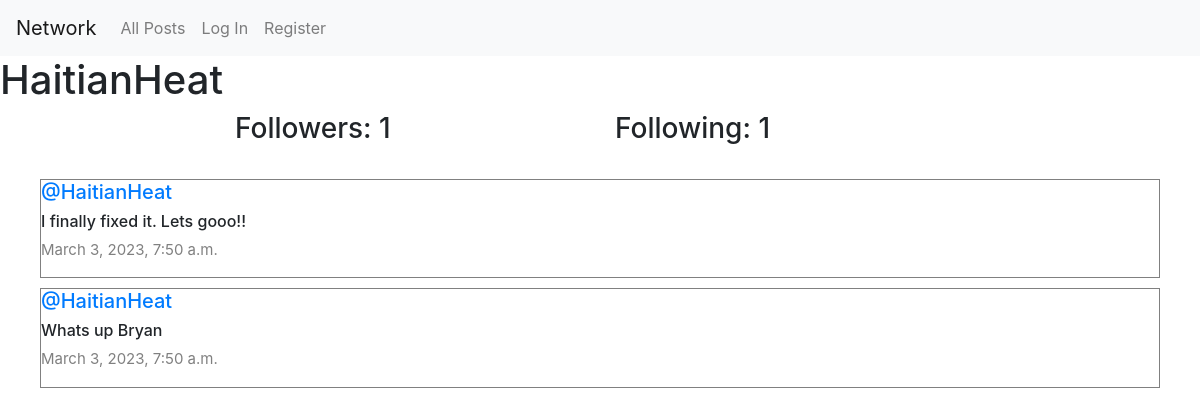
The page /profile/2 on the database its author committed.
### network/models.py (models this page shows, shortened)
class User(AbstractUser):
    pass

class Post(models.Model):
    content = models.CharField(max_length=140)
    user = models.ForeignKey(User, on_delete=models.CASCADE, related_name="author")
    date = models.DateTimeField(auto_now_add=True)

### network/views.py (the view)
# urls.py: path("profile/<int:user_id>", views.profile, name="profile"),
def profile(request, user_id):
    user = User.objects.get(pk=user_id)
    allPosts = Post.objects.filter(user=user).order_by("id").reverse()
    following = Follow.objects.filter(user=user)
    followers = Follow.objects.filter(user_follower=user)
    try:
        checkFollow = followers.filter(user=User.objects.get(pk=request.user.id))
        if len(checkFollow) != 0:
            isFollowing = True
        else:
            isFollowing = False
    except:
        isFollowing = False
    paginator = Paginator(allPosts, 10)
    page_number = request.GET.get('page')
    posts_of_the_page = paginator.get_page(page_number)
    return render(request, "network/profile.html", {
        "allPosts": allPosts,
        "posts_of_the_page": posts_of_the_page,
        "username": user.username,
        "following": following,
        "followers": followers,
        "isFollowing":isFollowing,
        "user_profile": user
    })

### network/templates/network/profile.html (shortened to what this page needs)
{% extends "network/layout.html" %}
{% block body %}
    <h1>{{ username }}</h1>
    <div class="container">
        <div class="row d-flex justify-content-center">
            <h3 class="col-4">Followers: {{ followers.count }}</h3>
            <h3 class="col-4">Following: {{ following.count }}</h3>
        </div>
    </div>
    <div class="all-posts">
        {% for post in posts_of_the_page %}
            <div class="row post" >
                <h5 class="username"><a href="{% url 'profile' user_id=post.user.id %}">@{{ post.user }}</a></h5>
                <h6>{{ post.content }}</h6>
                <p class="date">{{ post.date }}</p>
            </div>
            {% endfor %}
    </div>
{% endblock %}

### network/static/network/styles.css (style rules this page uses)
.all-posts { display: flex; justify-content: flex-start; flex-direction: column; margin: 20px; }
.post { border: 0.1px solid gray; display: flex; justify-content: center; flex-direction: column; box-sizing: border-box; margin: 5px 20px; }
.username { font-size: 20px; }
.date { color: gray; font-size: 15px; }

### rows shown on the page
User: username "HaitianHeat"
Post: user "HaitianHeat", content "I finally fixed it. Lets gooo!!", date "March 3, 2023, 7:50 a.m."
Post: user "HaitianHeat", content "Whats up Bryan", date "March 3, 2023, 7:50 a.m."

### other values the page prints
{{ followers.count }} "1"
{{ following.count }} "1"
